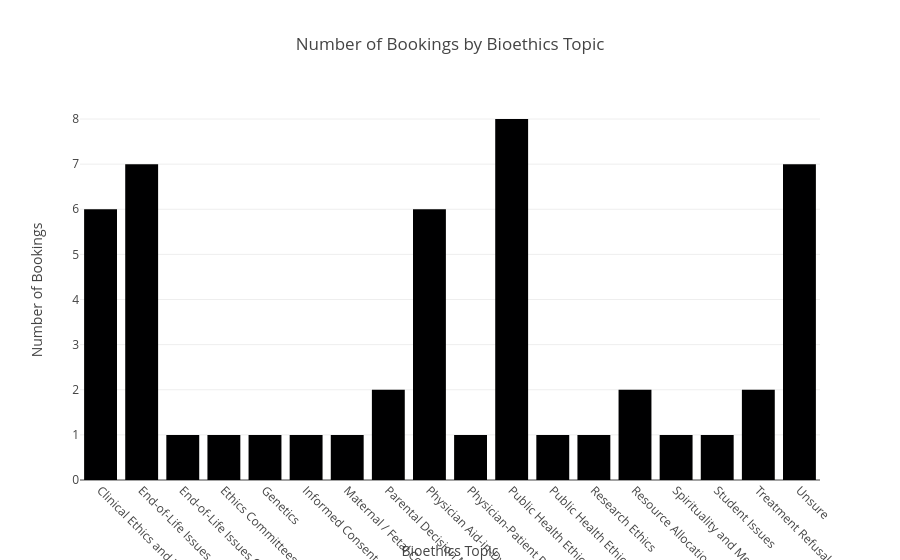

Notebook code for this chart:
### Code cell
# PLOTLY BARPLOT VERSION
labels = {'Topic':'Bioethics Topic', 'size':'Number of Bookings'}
fig = px.bar(agg, x=agg['Topic'], y=agg['size'], labels=labels, title='Number of Bookings by Bioethics Topic')
fig.update_xaxes(tickangle=45)
fig.show()

### Figure 1 — Plotly figure (JSON) as saved in the notebook; plotly's stock layout.template omitted (floating-point values rounded to 4 significant figures)
{"data": [{"hovertemplate": "Bioethics Topic=%{x}<br>Number of Bookings=%{y}<extra></extra>", "legendgroup": "", "marker": {"color": "#000001", "pattern": {"shape": ""}}, "name": "", "orientation": "v", "showlegend": false, "textposition": "auto", "x": ["Clinical Ethics and Law", "End-of-Life Issues", "End-of-Life Issues OR Termination of Life-Sustaining Treatment", "Ethics Committees and Consultation", "Genetics", "Informed Consent", "Maternal / Fetal Conflict", "Parental Decision Making", "Physician Aid-in-Dying", "Physician-Patient Relationship", "Public Health Ethics", "Public Health Ethics AND Mistakes", "Research Ethics", "Resource Allocation", "Spirituality and Medicine", "Student Issues", "Treatment Refusal", "Unsure"], "xaxis": "x", "y": [6, 7, 1, 1, 1, 1, 1, 2, 6, 1, 8, 1, 1, 2, 1, 1, 2, 7], "yaxis": "y", "type": "bar"}], "layout": {"xaxis": {"anchor": "y", "domain": [0.0, 1.0], "title": {"text": "Bioethics Topic"}, "tickangle": 45}, "yaxis": {"anchor": "x", "domain": [0.0, 1.0], "title": {"text": "Number of Bookings"}}, "legend": {"tracegroupgap": 0}, "title": {"text": "Number of Bookings by Bioethics Topic"}, "barmode": "relative"}}
